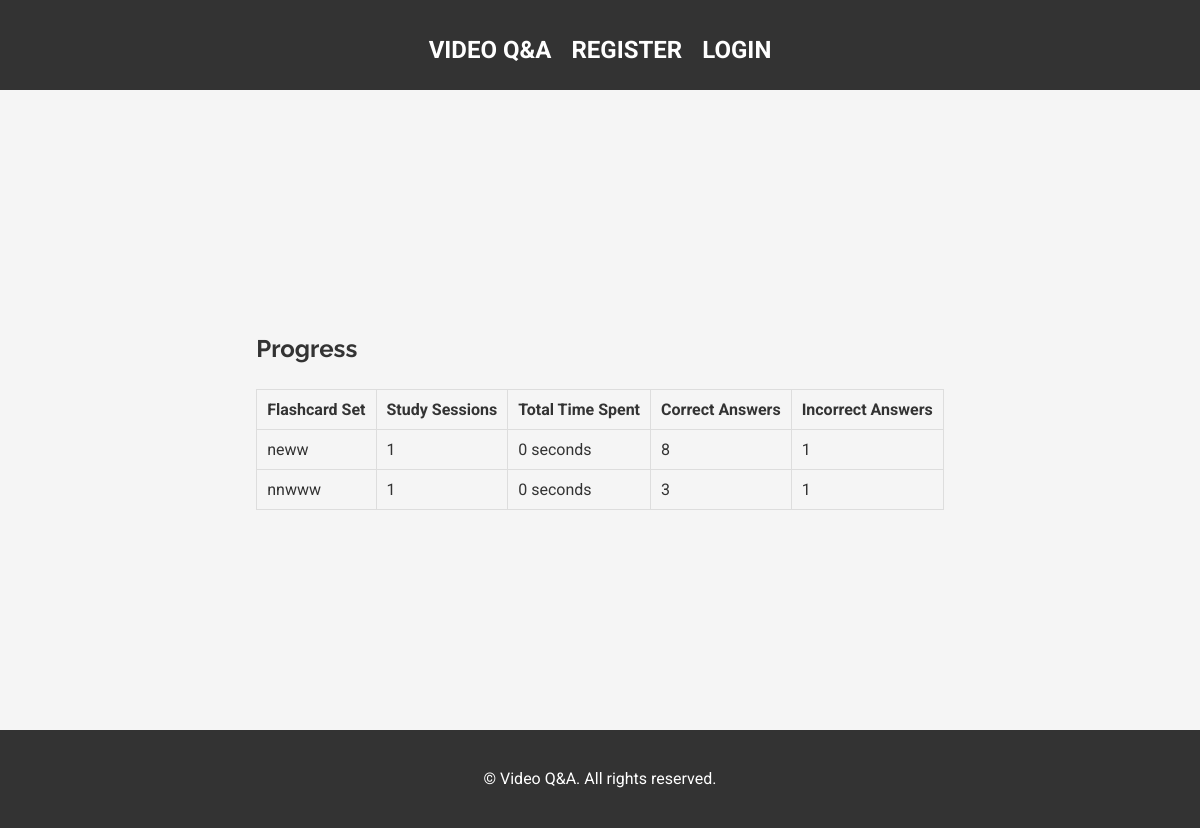
Page /progress (signed in) on the committed database.
### models.py (models this page shows, shortened)
class FlashcardInteraction(db.Model):
    id = db.Column(db.Integer, primary_key=True)
    study_session_id = db.Column(db.Integer, db.ForeignKey('study_session.id'), nullable=False)
    flashcard_id = db.Column(db.Integer, db.ForeignKey('flashcard.id'), nullable=False)
    correct = db.Column(db.Boolean, nullable=False)
    time_spent = db.Column(db.Integer, nullable=False)  # Time spent on the flashcard in seconds

class FlashcardSet(db.Model):
    id = db.Column(db.Integer, primary_key=True)
    title = db.Column(db.String(100), nullable=False)
    description = db.Column(db.String(200))
    user_id = db.Column(db.Integer, db.ForeignKey('user.id'), nullable=False)
    flashcards = db.relationship('Flashcard', backref='flashcard_set', lazy=True)  # Added relationship
    correct_count = db.Column(db.Integer, default=0)  # Add this line
    incorrect_count = db.Column(db.Integer, default=0)  # Add this line

### app.py (the view)
@app.route('/progress')
@login_required
def progress():
    user_id = current_user.id
    study_sessions = StudySession.query.filter_by(user_id=user_id).all()
    progress_data = {}
    for session in study_sessions:
        if session.flashcard_set_id not in progress_data:
            progress_data[session.flashcard_set_id] = {
                'set_title': session.flashcard_set.title,
                'total_sessions': 0,
                'total_time_spent': 0,
                'total_correct': 0,
                'total_incorrect': 0
            }
        progress_data[session.flashcard_set_id]['total_sessions'] += 1
        interactions = FlashcardInteraction.query.filter_by(study_session_id=session.id).all()
        for interaction in interactions:
            progress_data[session.flashcard_set_id]['total_time_spent'] += interaction.time_spent
            if interaction.correct:
                progress_data[session.flashcard_set_id]['total_correct'] += 1
            else:
                progress_data[session.flashcard_set_id]['total_incorrect'] += 1
    return render_template('progress.html', title='Progress', progress_data=progress_data)

### app.py (called while the page is built)
@login_manager.user_loader
def load_user(user_id):
    return User.query.get(int(user_id))

### Templates/progress.html
{% extends "base.html" %}
{% block content %}
  <div class="container">
    <h1>Progress</h1>
    <table class="table">
      <thead>
        <tr>
          <th scope="col">Flashcard Set</th>
          <th scope="col">Study Sessions</th>
          <th scope="col">Total Time Spent</th>
          <th scope="col">Correct Answers</th>
          <th scope="col">Incorrect Answers</th>
        </tr>
      </thead>
      <tbody>
        {% for set_id, data in progress_data.items() %}
          <tr>
            <td>{{ data.set_title }}</td>
            <td>{{ data.total_sessions }}</td>
            <td>{{ data.total_time_spent }} seconds</td>
            <td>{{ data.total_correct }}</td>
            <td>{{ data.total_incorrect }}</td>
          </tr>
        {% endfor %}
      </tbody>
    </table>
  </div>
{% endblock %}

### static/style.css (style rules this page uses)
body { font-family: 'Roboto', sans-serif; line-height: 1.6; color: #333; margin: 0; padding: 0; background-color: #f5f5f5; }
h1, h2, h3, h4, h5, h6 { font-family: 'Raleway', sans-serif; }
.container { max-width: 1200px; margin: 0 auto; padding: 0 15px; }
.table { width: 100%; border-collapse: collapse; }
table td { padding: 10px; border: 1px solid #ddd; vertical-align: top; }
table th { padding: 10px; border: 1px solid #ddd; background-color: #f5f5f5; text-align: left; }

### rows in the picture
FlashcardInteraction: set_title "neww", total_sessions "1", total_time_spent "0", total_correct "8", total_incorrect "1"
FlashcardInteraction: set_title "nnwww", total_sessions "1", total_time_spent "0", total_correct "3", total_incorrect "1"
